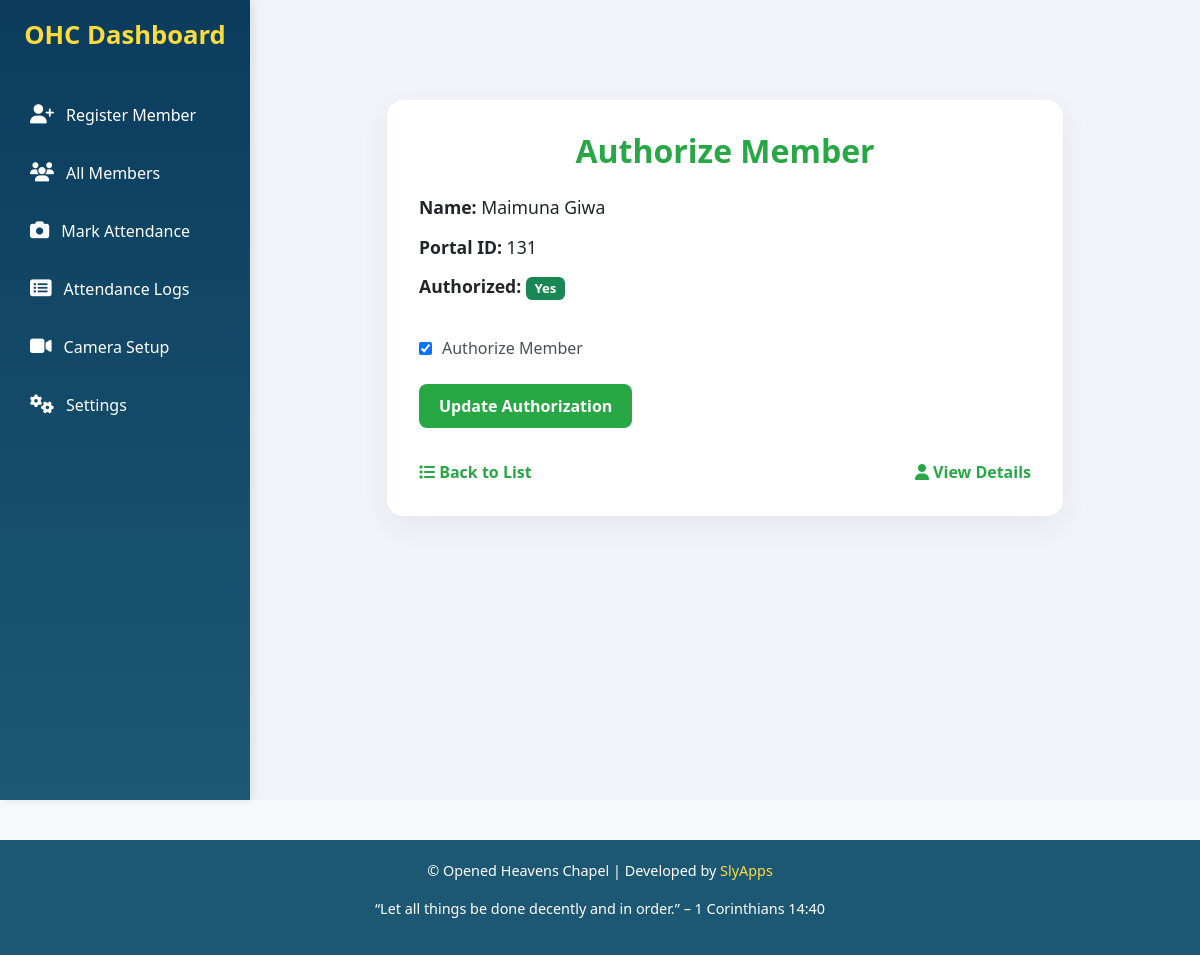
The app's page /persons/3/authorize/ with its own data.
### churchOffice/models.py (models this page shows, shortened)
class Person(models.Model):
    name = models.CharField(max_length=255)
    portal_id = models.CharField(max_length=100)
    image = models.ImageField(upload_to='person_images/', null=True, blank=True)
    authorized = models.BooleanField(default=False)

### churchOffice/views.py (the view)
# urls.py: path('persons/<int:pk>/authorize/', views.person_authorize, name='person_authorize'),
def person_authorize(request, pk):
    person = get_object_or_404(Person, pk=pk)
    if request.method == 'POST':
        authorized = request.POST.get('authorized', False)
        person.authorized = bool(authorized)
        person.save()
        return redirect('person_detail', pk=pk)
    return render(request, 'user_authorize.html', {'person': person})

### templates/user_authorize.html (shortened to what this page needs)
{% extends "base.html" %}
{% block content %}
<div class="container">
    <div class="card">
        <h1 class="card-title">Authorize Member</h1>
        <div class="student-details">
            <div class="detail"><strong>Name:</strong> {{ person.name }}</div>
            <div class="detail"><strong>Portal ID:</strong> {{ person.portal_id }}</div>
            <div class="detail"><strong>Authorized:</strong>
                {% if person.authorized %}
                    <span class="badge bg-success">Yes</span>
                {% else %}
                    <span class="badge bg-secondary">No</span>
                {% endif %}
            </div>
        </div>
        <form method="post">
            <div class="form-group">
                <input type="checkbox" id="authorized" name="authorized" {% if person.authorized %} checked {% endif %}>
                <label for="authorized">Authorize Member</label>
            </div>
            <button type="submit">Update Authorization</button>
        </form>
        <div class="actions">
            <a href="{% url 'person_list' %}"><i class="fas fa-list"></i> Back to List</a>
            <a href="{% url 'person_detail' pk=person.pk %}"><i class="fas fa-user"></i> View Details</a>
        </div>
    </div>
</div>
{% endblock %}

### templates/base.html (style rules this page uses)
body, html { margin: 0; padding: 0; font-family: 'Poppins', sans-serif; background: #f4f7fa; color: #333; }

### templates/user_authorize.html (style rules this page uses)
body { background-color: #f8f9fa; font-family: 'Segoe UI', Tahoma, Geneva, Verdana, sans-serif; }
.container { margin-top: 60px; max-width: 700px; }
.card { border: none; border-radius: 1rem; box-shadow: 0 10px 30px rgba(0, 0, 0, 0.05); padding: 2rem; background-color: #fff; }
.card-title { font-size: 2rem; font-weight: bold; color: #28a745; margin-bottom: 1.5rem; text-align: center; }
.student-details .detail { font-size: 1.1rem; margin-bottom: 0.8rem; }
.form-group { margin: 1.5rem 0; display: flex; align-items: center; }
.form-group input[type="checkbox"] { margin-right: 10px; }
label { font-weight: 500; color: #495057; }
button[type="submit"] { background-color: #28a745; color: white; padding: 10px 20px; border: none; border-radius: 8px; font-weight: 600; transition: background-color 0.3s ease; }
.actions { margin-top: 2rem; display: flex; justify-content: space-between; }
.actions a { text-decoration: none; color: #28a745; font-weight: bold; transition: color 0.3s ease; }

### records on screen
Person: name "Maimuna Giwa", portal_id "131", authorized "☑"
